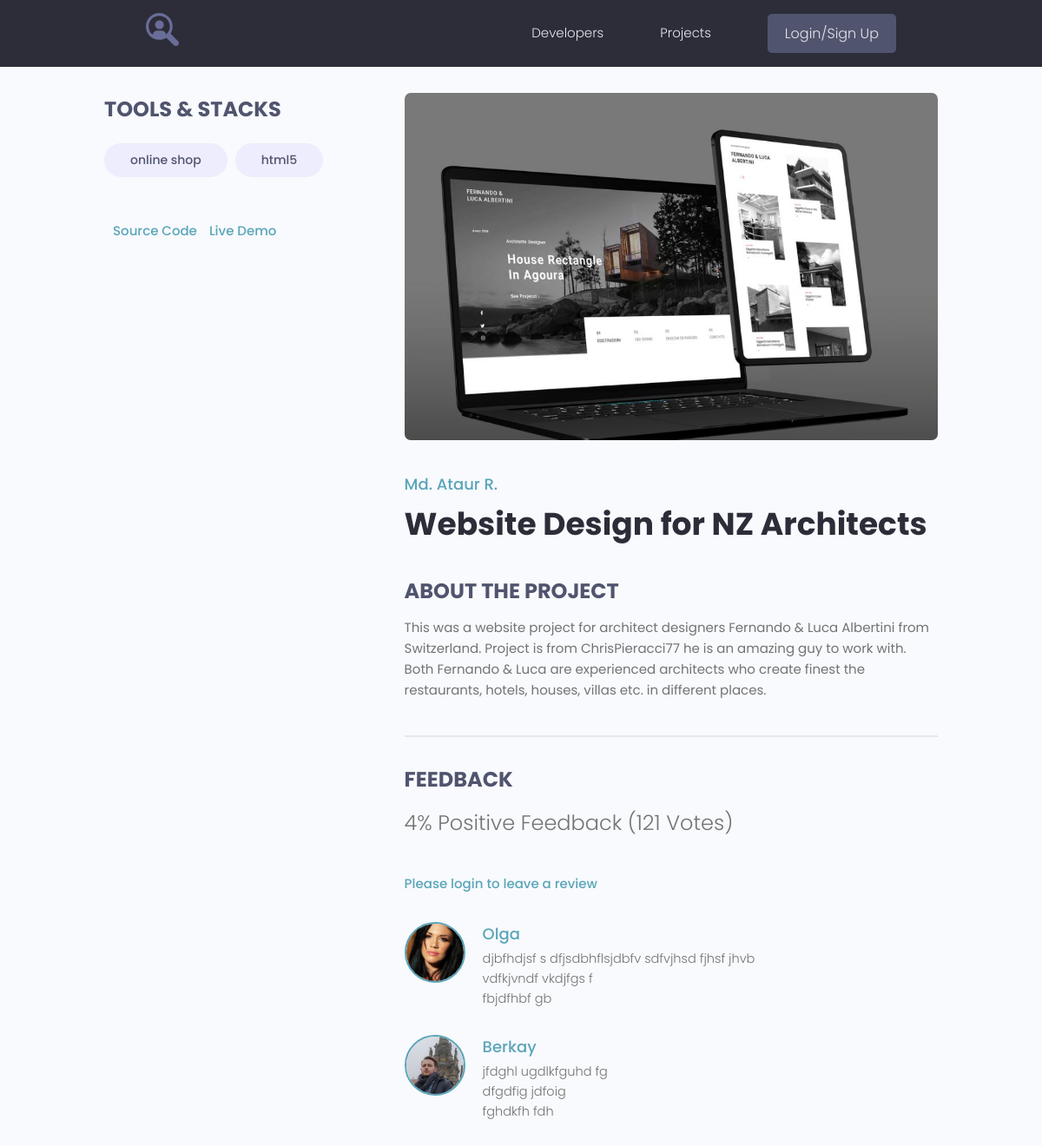
Page /projects/project/2/ on the committed database.
### projects/models.py (models this page shows, shortened)
class Tag(models.Model):
    name = models.CharField(max_length=200)
    created = models.DateTimeField(auto_now_add=True)
    def __str__(self):
        return self.name

class Project(models.Model):
    owner = models.ForeignKey(Profile, on_delete=models.SET_NULL, blank=True, null=True)
    title = models.CharField(max_length=200)
    description = models.TextField(blank=True, null=True)
    featured_image = models.ImageField(upload_to="projects/%Y/%m/%d/", default="default.jpg")
    demo_link = models.CharField(max_length=1000, blank=True, null=True)
    source_link = models.CharField(max_length=1000, blank=True, null=True)
    tags = models.ManyToManyField(Tag, blank=True)
    vote_total = models.IntegerField(default=0)
    vote_ratio = models.IntegerField(default=0)
    created = models.DateTimeField(auto_now_add=True)
    class Meta:
        ordering = ['-vote_ratio', '-vote_total', 'title']
    def reviewers(self):
        queryset = self.review_set.all().values_list('owner__id', flat=True)
        return queryset

class Review(models.Model):
    VOTE_TYPE = (
        ('up', 'Up Vote'),
        ('down', 'Down Vote')
    )
    owner = models.ForeignKey(Profile, on_delete=models.CASCADE, null=True)
    project = models.ForeignKey(Project, on_delete=models.CASCADE)
    body = models.TextField(blank=True, null=True)
    value = models.CharField(max_length=100, choices=VOTE_TYPE)
    created = models.DateTimeField(auto_now_add=True)
    class Meta:
        unique_together = [['owner', 'project']]

### users/models.py (models this page shows, shortened)
class Profile(models.Model):
    user = models.OneToOneField(User, on_delete=models.CASCADE, null=True, blank=True)
    name = models.CharField(max_length=200, null=True, blank=True)
    email = models.EmailField(max_length=200, null=True, blank=True)
    username = models.CharField(max_length=200, null=True, blank=True)
    short_intro = models.CharField(max_length=200, null=True, blank=True)
    bio = models.TextField(null=True, blank=True)
    profile_image = models.ImageField(upload_to="profiles/", default="profiles/user-default.png")
    profile_youtube = models.ImageField(upload_to="profiles/", default="profiles/user-default.png")
    profile_website = models.ImageField(upload_to="profiles/", default="profiles/user-default.png")
    creates = models.DateTimeField(auto_now_add=True)

### projects/views.py (the view, shortened to what this page needs)
# urls.py: path('project/<str:pk>/', views.project, name="project"),
def project(request, pk):
    project_obj = Project.objects.get(id=pk)
    form = ReviewForm()
    return render(request, 'projects/single-project.html', {'project': project_obj, 'form': form})

### projects/templates/projects/single-project.html (shortened to what this page needs)
{% extends 'projects/base.html' %}
{% block content %}
  <main class="singleProject my-md">
    <div class="container">
      <div class="layout">
        <div class="column column--1of3">
          <h3 class="singleProject__subtitle">Tools & Stacks</h3>
          <div class="singleProject__toolStack">
            {% for tag in project.tags.all %}
            <span class="tag tag--pill tag--sub tag--lg">
              <small>{{ tag }}</small>
            </span>
            {% endfor %}
          </div>
          {% if project.source_link %}
          <a class="singleProject__liveLink" href="{{ project.source_link }}" target="_blank">Source Code
          </a>
          {% endif %}
          {% if project.demo_link %}
          <a class="singleProject__liveLink" href="{{ project.demo_link }}" target="_blank">Live Demo
          </a>
          {% endif %}
        </div>
        <div class="column column--2of3">
          <img class="singleProject__preview" src="{{ project.featured_image.url }}" alt="portfolio thumbnail" />
          <a href="{%url 'user_profile' project.owner.id%}" class="singleProject__developer">{{project.owner.name}}</a>
          <h2 class="singleProject__title">{{ project.title }}</h2>
          <h3 class="singleProject__subtitle">About the Project</h3>
          <div class="singleProject__info">
           {{ project.description }}
           </div>
          <div class="comments">
            <h3 class="singleProject__subtitle">Feedback</h3>
            <h5 class="project--rating">
              {{ project.vote_ratio }}% Positive
                    Feedback ({{ project.vote_total }} Vote{{ project.vote_total|pluralize:'s' }})
            </h5>
            {%if request.user.profile.id in project.reviewers%}
            <p>You have already submitted your review for this project</p>
            {%elif request.user.profile == project.owner%}
            <p>You cant review your own work</p>
            {%else%}
            <a href="{%url 'login'%}">Please login to leave a review</a>
            {%endif%}
            <div class="commentList">
              {%for review in project.review_set.all%}
              {%if review.body%}
              <div class="comment">
                <a href="{%url 'user_profile' review.owner.id%}">
                  <img class="avatar avatar--md"
                    src="{{review.owner.profile_image.url}}" alt="user" />
                </a>
                <div class="comment__details">
                  <a href="{%url 'user_profile' review.owner.id%}" class="comment__author">{{review.owner.name}}</a>
                  <p class="comment__info">
                    {{review.body|linebreaksbr}}
                  </p>
                </div>
              </div>
              {%endif%}
              {%endfor%}
            </div>
          </div>
        </div>
      </div>
    </div>
  </main>
{% endblock %}

### projects/static/styles/app.css (style rules this page uses)
:root { --color-sub: #2d2d39; }
img { width: 100%; }
.singleProject .column--1of3 { order: 2; }
@media screen and (min-width: 1081px) { .singleProject .column--1of3 { order: 1; } }
@media screen and (min-width: 1081px) { .singleProject .column--2of3 { order: 2; } }
.singleProject__toolStack { margin-top: 2rem; margin-bottom: 4rem; }
.singleProject__liveLink { font-weight: 500; transition: all 0.3s ease-in-out; border-bottom: 2px solid transparent; }
.singleProject__preview { height: 50vh; object-fit: cover; object-position: top center; margin-bottom: 3rem; border-radius: 0.7rem; }
.singleProject__developer { font-size: 1.8rem; font-weight: 500; }
.singleProject__title { font-size: 3.6rem; font-weight: 700; color: var(--color-sub); margin-bottom: 3rem; }
.project--rating { margin-bottom: 1.6em; margin-top: .5em; }
.singleProject__subtitle { text-transform: uppercase; font-size: 2.4rem; font-weight: 700; color: var(--color-sub-light); margin-bottom: 1rem; }
.comments { margin-top: 4rem; padding-top: 3rem; border-top: 2px solid var(--color-light); }
.commentList { margin: 3rem 0; }
.comment { display: flex; gap: 2rem; }
.comment:not(:last-child) { margin-bottom: 3rem; }
.comment__author { font-size: 1.8rem; }
.comment__info { font-size: 1.45rem; }

### projects/static/uikit/styles/modules/_variables.css (style rules this page uses)
:root { --color-main: #5aa5b9; --color-main-light: #e6faff; --color-sub: #3f4156; --color-sub-light: #51546e; --color-sub-lighter: #ededfd; --color-text: #737373; --color-gray: #8b8b8b; --color-light: #e5e7eb; --color-light-gray: #767676; --color-bg: #f8fafd; --color-white: #fffefd; --color-white-light: #f3f3f3; --color-success: #359e64; --color-success-bg: #def8e8; --color-error: #fc4b0b; --color-error-bg: #fff2ee; --font-base: 'Poppins', arial, helvetica, 'Segoe UI', roboto, ubuntu, sans-serif; --font-monospace: 'Fira Code', 'Courier New', courier, monospace; --font-regular: 300; --font-medium: 500; --font-bold: 700; --generic-shadow: 1px 1px 5px #00000010; --generic-transition: all 0.3s ease-in-out; }

### projects/static/uikit/styles/modules/_base.css (style rules this page uses)
* { margin: 0; padding: 0; box-sizing: border-box; text-rendering: optimizeLegibility; color: inherit; font-size: inherit; }
html { font-size: 50%; }
@media only screen and (min-width: 480px) { html { font-size: 56.25%; } }
@media only screen and (min-width: 1200px) { html { font-size: 62.5%; } }
body { line-height: 1.6; font-weight: 400; font-size: 1.5rem; color: var(--color-text); background-color: var(--color-bg); min-height: 100vh; }

### projects/static/uikit/styles/modules/_typography.css (style rules this page uses)
* { font-family: var(--font-base); }
h2 { font-size: 3.6rem; font-weight: var(--font-bold); }
h3 { font-size: 3.2rem; font-weight: var(--font-medium); }
h5 { font-size: 2.4rem; font-weight: var(--font-medium); }
h5, h6 { font-weight: var(--font-regular); }
p, span, strong { font-size: 1.6rem; color: var(--color-text); font-weight: var(--font-regular); }
a { padding-bottom: 2px; text-decoration: none; display: inline-block; color: var(--color-main); font-weight: var(--font-medium); }

### projects/static/uikit/styles/modules/_utilities.css (style rules this page uses)
.container { width: 92%; max-width: 165rem; margin: 0 auto; box-sizing: border-box; }
@media screen and (min-width: 1000px) { .container { width: 90%; } }
@media screen and (min-width: 1200px) { .container { width: 80%; } }
.my-md { margin: 3rem auto; }

### projects/static/uikit/styles/modules/_avatar.css (style rules this page uses)
.avatar { border-radius: 50%; border: 2px solid var(--color-main); object-fit: cover; }
.avatar--md { height: 7rem; width: 7rem; }

### projects/static/uikit/styles/modules/_tag.css (style rules this page uses)
.tag { display: inline-flex; align-items: center; background-color: var(--color-sub); height: -webkit-fit-content; height: -moz-fit-content; height: fit-content; width: -webkit-fit-content; width: -moz-fit-content; width: fit-content; border-radius: 0.5rem; padding: 0.5rem 1.5rem; font-size: 1.2rem; cursor: pointer; }
.tag:not(:last-child) { margin-right: 0.25rem; margin-bottom: 0.75rem; }
.tag > small { color: var(--color-white); }
.tag--pill { border-radius: 5rem; }
.tag--sub, .tag--sub > small { background: var(--color-sub-lighter); color: var(--color-sub-light); font-weight: 500; }
.tag--lg { padding: 0.8rem 3rem; font-size: 1.4rem; }
.tag--lg:not(:last-child) { margin-right: 0.5rem; margin-bottom: 1rem; }

### projects/static/uikit/styles/modules/_layout.css (style rules this page uses)
.layout { display: flex; flex-flow: row wrap; justify-content: space-between; }
.layout > .column { margin-bottom: 3rem; }
.layout > .column.column--1of3 { flex-basis: 30%; }
.layout > .column.column--2of3 { flex-basis: 64%; }

### rows in the picture
Tag: name "online shop"
Tag: name "html5"
Project: featured_image (picture), owner.name "Md. Ataur R.", title "Website Design for NZ Architects", description "This was a website project for architect designers Fernando & Luca Albertini from Switzerland. Project is from ChrisPieracci77 he is an amazing guy to work with. Both Fernando & Luca are experienced architects who create finest the restaurants, hotels, houses, villas etc. in different places.", vote_ratio "4", vote_total "121"
Review: owner.profile_image (picture), owner.name "Olga", body "djbfhdjsf s dfjsdbhflsjdbfv sdfvjhsd fjhsf jhvb vdfkjvndf vkdjfgs f fbjdfhbf gb"
Review: owner.profile_image (picture), owner.name "Berkay", body "jfdghl ugdlkfguhd fg dfgdfig jdfoig fghdkfh fdh"
